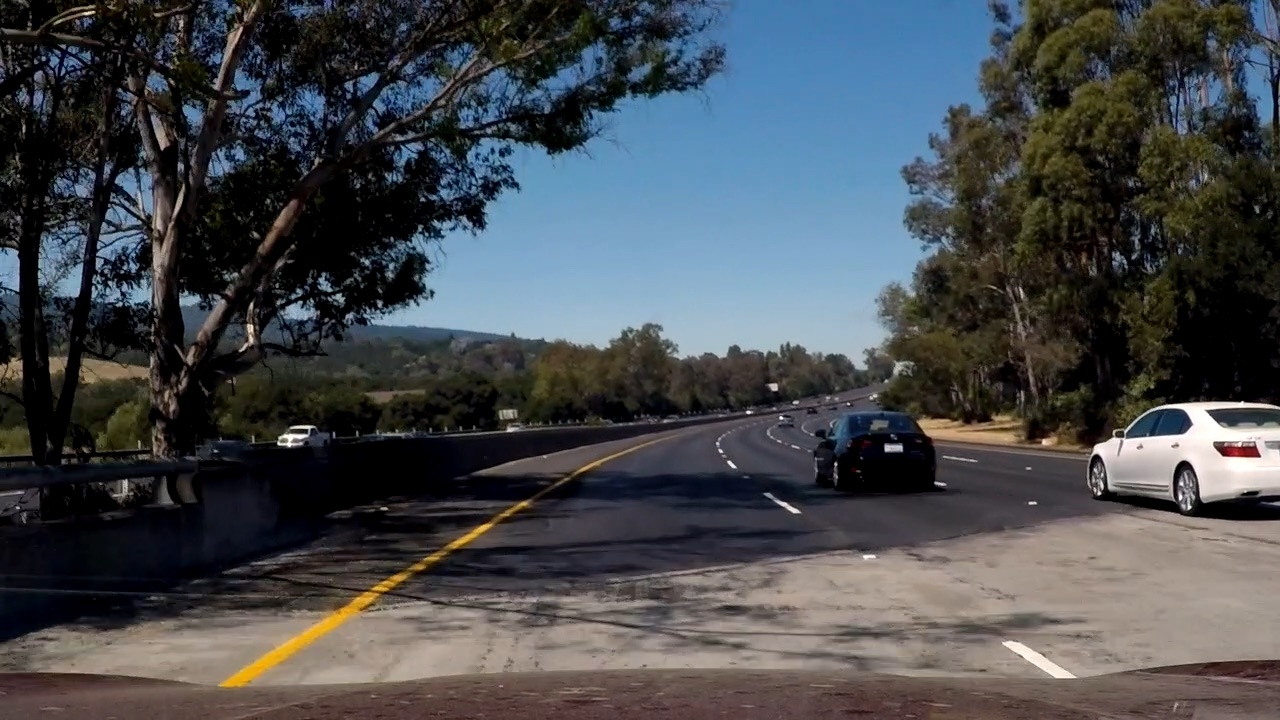
#> input picture test_images/YellowUnderShade.jpg, 1280 x 720 px
$ python -i __init__.py   (imports and definitions only)
#> lines starting #> are read from the running program, lines starting #| are printed output that depends on the picture; after the words box and inside, x2 and y2 are one past the last pixel; in counts of white or black regions, pixels touching at a corner belong together
# importing some useful packages
import matplotlib.image as mpimg
import numpy as np
from numpy import linalg
import cv2
import imageio
from moviepy.editor import VideoFileClip


class LaneLine(object):
    def extrapolite_lines(self, height, width, left_k, left_b, right_k, right_b):
        y1 = int(height * 0.99)
        y2 = int(height * 0.6)

        try:
            left_x1 = int((y1 - left_b) / left_k)
            left_x2 = int((y2 - left_b) / left_k)

            right_x1 = int((y1 - right_b) / right_k)
            right_x2 = int((y2 - right_b) / right_k)
        except:
            print('EXCEPTION: ', height, width, left_k, left_b, right_k, right_b)
            y1 = 0
            y2 = 0
            left_x1 = int(0)
            left_x2 = int(0)

            right_x1 = int(0)
            right_x2 = int(0)

        left_line = [(left_x1, y1), (left_x2, y2)]
        right_line = [(right_x1, y1), (right_x2, y2)]

        return left_line, right_line

    # to convert image to HLS color space
    def convert_hls(self, image):
        return cv2.cvtColor(image, cv2.COLOR_RGB2HLS)

    # image is expected be in RGB color space
    def get_white_image(self, image):
        converted = self.convert_hls(image)

        # to find a white lane lines
        lower = np.uint8([0, 200, 0])
        upper = np.uint8([255, 255, 255])
        white_mask = cv2.inRange(converted, lower, upper)

        # to find an yellow lane lines
        lower = np.uint8([10, 0, 100])
        upper = np.uint8([40, 255, 255])
        yellow_mask = cv2.inRange(converted, lower, upper)

        # combine the mask
        mask = cv2.bitwise_or(white_mask, yellow_mask)
        masked = cv2.bitwise_and(image, image, mask=mask)
        return masked

    # to convert image to grayscale color space
    def grayscale(self, img):
        """Applies the Grayscale transform
        This will return an image with only one color channel
        but NOTE: to see the returned image as grayscale
        (assuming your grayscaled image is called 'gray')
        you should call plt.imshow(gray, cmap='gray')"""
        return cv2.cvtColor(img, cv2.COLOR_RGB2GRAY)
        # Or use BGR2GRAY if you read an image with cv2.imread()
        # return cv2.cvtColor(img, cv2.COLOR_BGR2GRAY)
        # return cv2.cvtColor(img, cv2.COLOR_RGB2HLS)

    def canny(self, img, low_threshold, high_threshold):
        """Applies the Canny transform"""
        return cv2.Canny(img, low_threshold, high_threshold)

    def gaussian_blur(self, img, kernel_size):
        """Applies a Gaussian Noise kernel"""
        return cv2.GaussianBlur(img, (kernel_size, kernel_size), 0)

    def region_of_interest(self, img, vertices):
        """
        Applies an image mask.

        Only keeps the region of the image defined by the polygon
        formed from `vertices`. The rest of the image is set to black.
        """
        # defining a blank mask to start with
        mask = np.zeros_like(img)

        # defining a 3 channel or 1 channel color to fill the mask with depending on the input image
        if len(img.shape) > 2:
            channel_count = img.shape[2]  # i.e. 3 or 4 depending on your image
            ignore_mask_color = (255,) * channel_count
        else:
            ignore_mask_color = 255

        # filling pixels inside the polygon defined by "vertices" with the fill color
        cv2.fillPoly(mask, vertices, ignore_mask_color)

        # returning the image only where mask pixels are nonzero
        masked_image = cv2.bitwise_and(img, mask)
        return masked_image

    def draw_lines(self, img, lines, color=[255, 0, 0], thickness=13):
        """
        NOTE: this is the function you might want to use as a starting point once you want to
        average/extrapolate the line segments you detect to map out the full
        extent of the lane (going from the result shown in raw-lines-example.mp4
        to that shown in P1_example.mp4).

        Think about things like separating line segments by their
        slope ((y2-y1)/(x2-x1)) to decide which segments are part of the left
        line vs. the right line.  Then, you can average the position of each of
        the lines and extrapolate to the top and bottom of the lane.

        This function draws `lines` with `color` and `thickness`.
        Lines are drawn on the image inplace (mutates the image).
        If you want to make the lines semi-transparent, think about combining
        this function with the weighted_img() function below
        """

        left_b = []
        left_k = []
        right_b = []
        right_k = []
        for line in lines:
            for x1, y1, x2, y2 in line:
                if x2 == x1:
                    continue  # ignore a vertical line
                if y2 == y1:
                    continue  # ignore a horizontal line

                A = np.array([[x1, 1], [x2, 1]])
                c = np.array([y1, y2])

                # to find 'K' and 'b'
                k, b = linalg.solve(A, c)
                if np.abs(k) < 0.5:  # sets a some threshold
                    continue

                # length = np.sqrt((y2 - y1) ** 2 + (x2 - x1) ** 2)
                if k < 0:
                    left_b.append(b)
                    left_k.append(k)
                elif k > 0:
                    right_b.append(b)
                    right_k.append(k)
        height, width, _ = img.shape
        left_line, right_line = self.extrapolite_lines(
            height,
            width,
            np.median(left_k),
            np.median(left_b),
            np.median(right_k),
            np.median(right_b)
        )

        cv2.line(img, left_line[0], left_line[1], color, thickness)
        cv2.line(img, right_line[0], right_line[1], color, thickness)

    def hough_lines(self, img, rho, theta, threshold, min_line_len, max_line_gap):
        """
        `img` should be the output of a Canny transform.

        Returns an image with hough lines drawn.
        """
        lines = cv2.HoughLinesP(
            img,
            rho,
            theta,
            threshold,
            np.array([]),
            minLineLength=min_line_len,
            maxLineGap=max_line_gap
        )

        line_img = np.zeros((img.shape[0], img.shape[1], 3), dtype=np.uint8)
        self.draw_lines(line_img, lines)
        return line_img

    def weighted_img(self, img, initial_img, α=0.8, β=1., λ=0.):
        """
        `img` is the output of the hough_lines(), An image with lines drawn on it.
        Should be a blank image (all black) with lines drawn on it.

        `initial_img` should be the image before any processing.

        The result image is computed as follows:

        initial_img * α + img * β + λ
        NOTE: initial_img and img must be the same shape!
        """
        return cv2.addWeighted(initial_img, α, img, β, λ)

    def image_processing(self, image):
#> called with image = '../test_images/YellowUnderShade.jpg'
        img = np.zeros([100, 100, 3])
        if type(image) == str:
            img = mpimg.imread(image)
#> img is the input picture: shape (720, 1280, 3); mean R, G, B 70.4, 74.1, 77.8
        else:
            img = np.copy(image)

        we_image = self.get_white_image(img)
#> in get_white_image, `white_mask = cv2.inRange(converted, lower, upper)`:
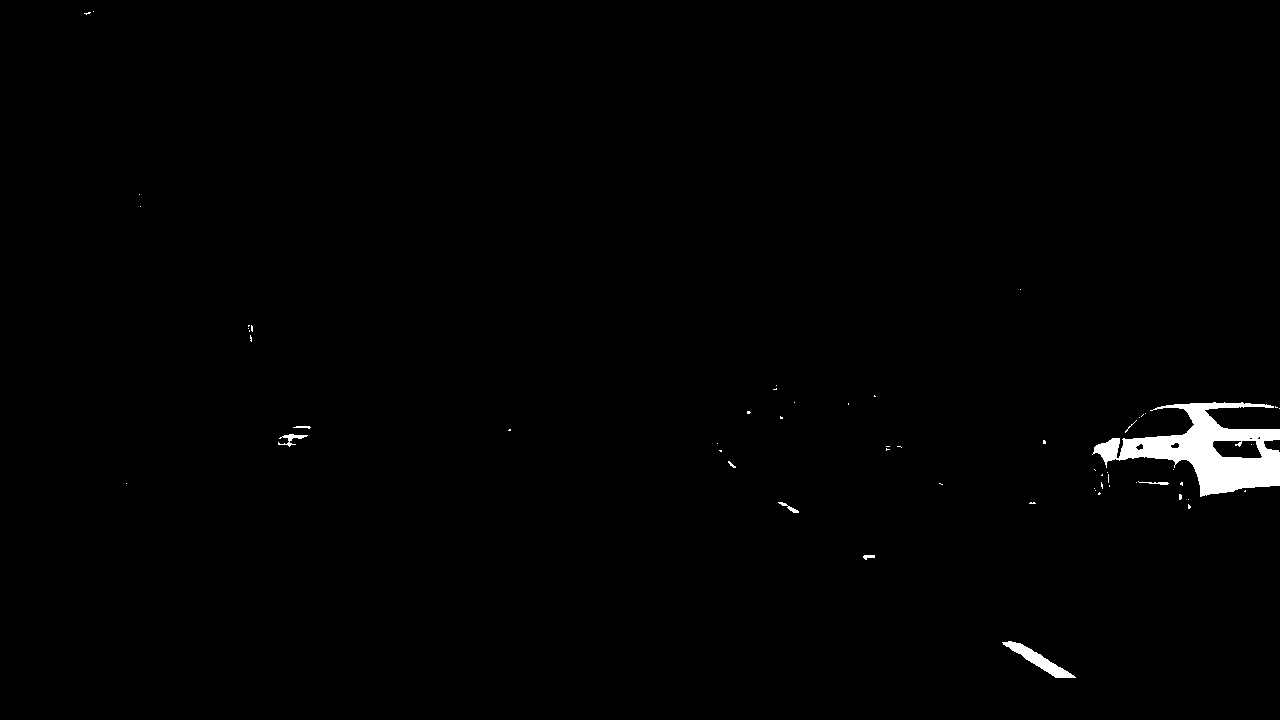
#> white_mask: shape (720, 1280); 0.95% white; 58 white regions (50 under 20 px), largest, box (x1, y1, x2, y2) and area: (1092, 402, 1280, 497) 7458, (1002, 641, 1076, 678) 741, (278, 434, 308, 447) 130
        #    return we_image
        gs_image = self.grayscale(we_image)
        #    return gs_image
        gaussian_image = self.gaussian_blur(gs_image, 15)
        #    return gaussian_image
        canny_image = self.canny(gaussian_image, 50, 150)
        #    return canny_image
        height_image, width_image = canny_image.shape
        interested_zone = [np.array([[width_image * 0.01, height_image * 0.99],
                                     [width_image * 0.46, height_image * 0.6],
                                     [width_image * 0.57, height_image * 0.6],
                                     [width_image * 0.99, height_image * 0.99]], np.int32)]
        selected_image = self.region_of_interest(canny_image, interested_zone)
#> in region_of_interest, `masked_image = cv2.bitwise_and(img, mask)`:
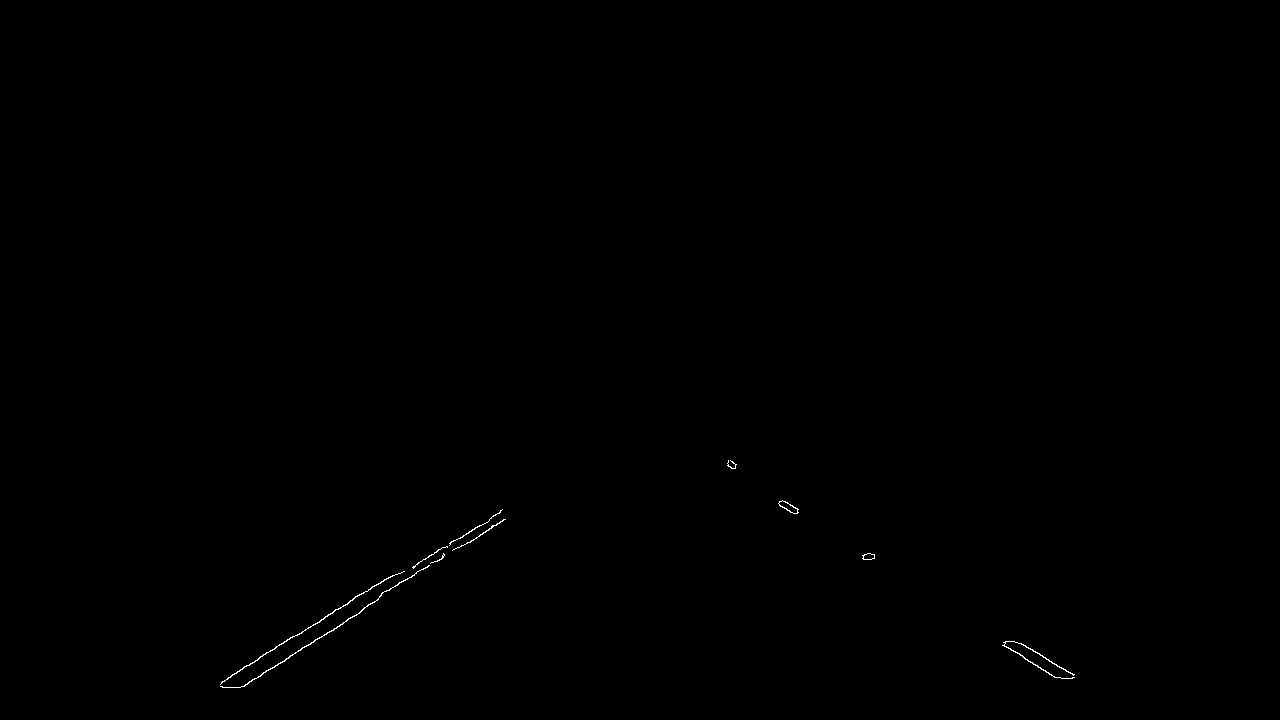
#> masked_image: shape (720, 1280); 0.13% white in thin lines or dots, all inside (x1, y1, x2, y2) = (220, 460, 1075, 688)
        #    return selected_image
        hough_image = self.hough_lines(
            selected_image,
            rho=1,
            theta=np.pi / 180,
            threshold=20,
            min_line_len=20,
            max_line_gap=300
        )
#> in hough_lines, `lines = cv2.HoughLinesP( img, rho, theta, threshold, np.array([]), min..`: lines = 13 rows, first 6: [221, 682, 393, 575], [244, 686, 492, 525], [274, 667, 503, 519], [779, 505, 1055, 677], [221, 686, 500, 512], [240, 687, 453, 549]
#> the loop in draw_lines, `for line in lines:` made 13 passes
#> after the loop in draw_lines, `for line in lines:`: left_b = [819.5, 844.4, 844.1, 823.8, 842.5, 818.7, 845.3, 841.4, 825.9, 824.1]; left_k = [-0.622, -0.649, -0.646, -0.624, -0.648, -0.624, -0.647, -0.649, -0.625, -0.628]; right_b = [19.54, 32.41, 17.8]; right_k = [0.623, 0.598, 0.624]
#> in extrapolite_lines, `left_x1 = int((y1 - left_b) / left_k)`: left_x1 = 190
#> in extrapolite_lines, `left_x2 = int((y2 - left_b) / left_k)`: left_x2 = 630
#> in extrapolite_lines, `right_x1 = int((y1 - right_b) / right_k)`: right_x1 = 1111
#> in extrapolite_lines, `right_x2 = int((y2 - right_b) / right_k)`: right_x2 = 661
#> in extrapolite_lines, `left_line = [(left_x1, y1), (left_x2, y2)]`: left_line = [(190, 712), (630, 432)]
#> in extrapolite_lines, `right_line = [(right_x1, y1), (right_x2, y2)]`: right_line = [(1111, 712), (661, 432)]
#> in draw_lines, `left_line, right_line = self.extrapolite_lines( height, width, np.medi..`: left_line = [(190, 712), (630, 432)]; right_line = [(1111, 712), (661, 432)]
#> in draw_lines, `cv2.line(img, right_line[0], right_line[1], color, thickness)`:
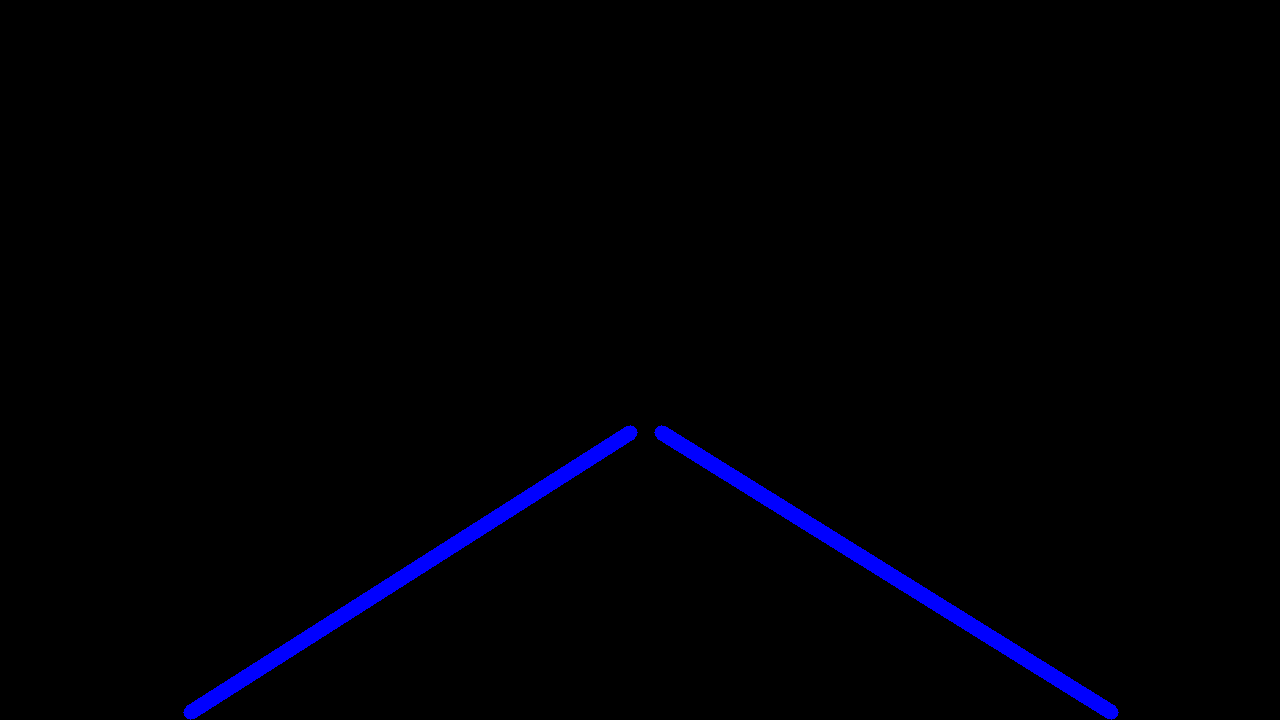
#> img: shape (720, 1280, 3); mean of channels 0, 1, 2 4.5, 0, 0; drawn as B, G, R

        #    return hough_image
        final_image = self.weighted_img(hough_image, img, 0.8, 1, 0.0)
#> in weighted_img, `return cv2.addWeighted(initial_img, α, img, β, λ)`:
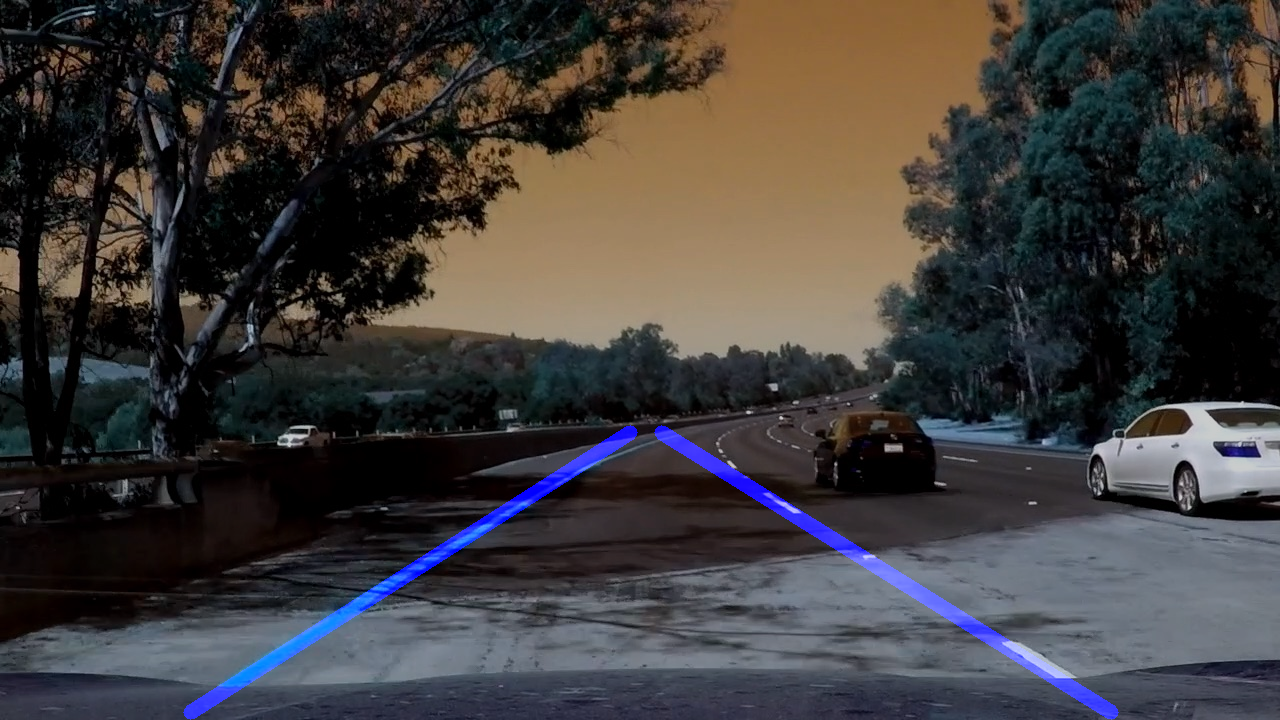
#> returned value: shape (720, 1280, 3); mean of channels 0, 1, 2 59.1, 59.3, 62.2; drawn as B, G, R
        return final_image

    # [4 lines left out: function video_processing, not called in this run]

>>> result = LaneLine().image_processing('../test_images/YellowUnderShade.jpg')
